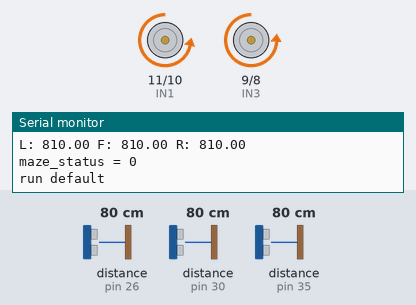
This sketch was run on a simulated Arduino Mega 2560, built with avr-gcc and run on an emulated ATmega2560. Parts: motor-driver pin pairs drawn as motors (green arrow = first pin HIGH = forward, orange = second pin HIGH = backward, longer = more drive, scaled by the enable pin), the last lines printed to the serial monitor. Inputs (shaded band) come from the test bench; at power-on: distance to the obstacle (sensors on pin 26, pin 30, pin 35) 80 cm. The echo pulse lasts 58.3 µs per cm.

Above: at 1.2 s.
1.3 s: distance to the obstacle (sensor on pin 26) set to 250 cm
At 2.2 s:
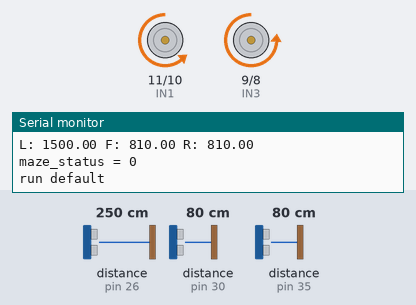
2.8 s: distance to the obstacle (sensor on pin 26) set to 60 cm
At 3.6 s:
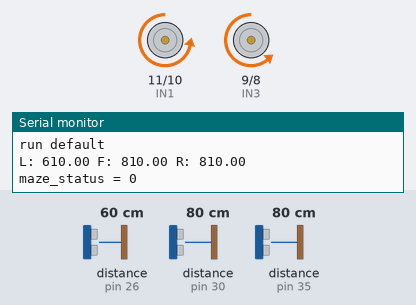
4.3 s: distance to the obstacle (sensor on pin 30) set to 120 cm
7.3 s: distance to the obstacle (sensor on pin 26) set to 120 cm
At 8.2 s:
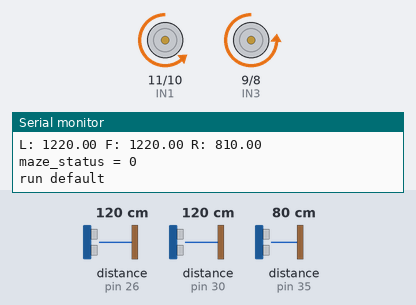
8.8 s: distance to the obstacle (sensor on pin 35) set to 2 cm
11.8 s: distance to the obstacle (sensor on pin 30) set to 23 cm
13.3 s: distance to the obstacle (sensor on pin 30) set to 18 cm
At 13.6 s:
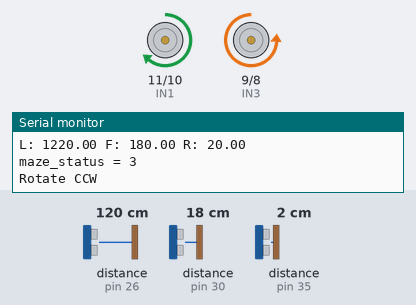
Timing chart, 0 to 17.3 s (numbered marks = the images above; inputs shaded):
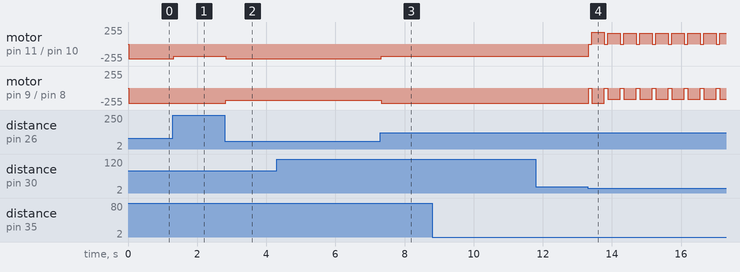

Measured:
- the behaviour switches between 21 and 20 cm on distance to the obstacle (sensor on pin 30) (found by bisection; images 3 and 4)
- after the input at 1.3 s, motor on pin 11 (IN1) / pin 10 (IN2): backward 220/255 → backward 180/255 at once
- after the input at 2.8 s, motor on pin 11 (IN1) / pin 10 (IN2): backward 180/255 → backward 220/255 at once; motor on pin 9 (IN3) / pin 8 (IN4): backward 230/255 → backward 180/255 at once
- after the input at 7.3 s, motor on pin 11 (IN1) / pin 10 (IN2): backward 220/255 → backward 180/255 at once; motor on pin 9 (IN3) / pin 8 (IN4): backward 180/255 → backward 230/255 at once

The sketch:

0517mazetest.ino
```cpp
/////////////////////sonar///////////////////////

#include <NewPing.h> // NewPing 라이브러리 포함

#define SONAR_NUM 3      // 센서의 수
#define MAX_DISTANCE 150 // 최대 거리 (cm 단위)
#define WALL_GAP_DISTANCE 320 // 벽 사이 거리 (mm 단위)
#define WALL_GAP_DISTANCE_HALF 200 // 벽 사이 거리의 절반 (mm 단위)
#define MOTOR_PWM_OFFSET 10 // 모터 PWM 오프셋

#define Front 0
#define Left  1
#define Right 2

#define TRIG1 31 // 초음파 센서 1번 Trig 핀 번호
#define ECHO1 30 // 초음파 센서 1번 Echo 핀 번호

#define TRIG2 27 // 초음파 센서 2번 Trig 핀 번호
#define ECHO2 26 // 초음파 센서 2번 Echo 핀 번호

#define TRIG3 34 // 초음파 센서 3번 Trig 핀 번호
#define ECHO3 35 // 초음파 센서 3번 Echo 핀 번호

NewPing sonar[SONAR_NUM] =
{
    // 초음파 센서 배열 초기화
    NewPing(TRIG1, ECHO1, MAX_DISTANCE), // 정면 초음파 센서
    NewPing(TRIG2, ECHO2, MAX_DISTANCE), // 좌측 초음파 센서
    NewPing(TRIG3, ECHO3, MAX_DISTANCE)  // 우측 초음파 센서
};

/////////////////////L298//////////////////////////
#define ENA 7  // 모터 A의 Enable 핀
#define IN1 11 // 모터 A의 입력 핀 1
#define IN2 10 // 모터 A의 입력 핀 2
#define IN3 9  // 모터 B의 입력 핀 1
#define IN4 8  // 모터 B의 입력 핀 2
#define ENB 6  // 모터 B의 Enable 핀

float front_sonar = 0.0;
float left_sonar  = 0.0;
float right_sonar = 0.0;

/////////////////////Maze_Status//////////////////////////
int maze_status = 0; // 미로 상태 변수

void setup()
{
  Serial.begin(115200); // 시리얼 통신 속도 설정

  // 초음파 센서 핀 설정
  pinMode(TRIG1, OUTPUT);
  pinMode(ECHO1, INPUT);
  pinMode(TRIG2, OUTPUT);
  pinMode(ECHO2, INPUT);
  pinMode(TRIG3, OUTPUT);
  pinMode(ECHO3, INPUT);

  // 모터 핀 설정
  pinMode(ENA, OUTPUT);
  pinMode(IN1, OUTPUT);
  pinMode(IN2, OUTPUT);
  pinMode(IN3, OUTPUT);
  pinMode(IN4, OUTPUT);
  pinMode(ENB, OUTPUT);
}

void motor_A_control(int direction_a, int motor_speed_a) // 모터 A의 방향과 속도를 제어
{
  if(direction_a == HIGH)
  {
     digitalWrite(IN1, LOW); // 모터 A 방향 설정
     digitalWrite(IN2, HIGH);
     analogWrite(ENA, motor_speed_a); // 모터 A 속도 설정
  }
  else
  {
    digitalWrite(IN1, HIGH);
    digitalWrite(IN2, LOW);
    analogWrite(ENA, motor_speed_a);
  }
}

void motor_B_control(int direction_b, int motor_speed_b) // 모터 B의 방향과 속도를 제어
{
  if(direction_b == HIGH)
  {
     digitalWrite(IN3, LOW); // 모터 B 방향 설정
     digitalWrite(IN4, HIGH);
     analogWrite(ENB, motor_speed_b); // 모터 B 속도 설정
  }
  else
  {
    digitalWrite(IN3, HIGH);
    digitalWrite(IN4, LOW);
    analogWrite(ENB, motor_speed_b);
  }
}

void check_maze_status(void)
{
  // 미로 상태를 확인하여 maze_status 값을 설정
  if((left_sonar >= 0) && (left_sonar <= WALL_GAP_DISTANCE) &&
     (right_sonar >= 0) && (right_sonar <= WALL_GAP_DISTANCE) &&
     (front_sonar >= 0) && (front_sonar <= WALL_GAP_DISTANCE_HALF))
  {
    maze_status = 4; // 3면이 막힌 경우
    Serial.println("maze_status = 4");
  }
  else if((left_sonar >= 0) && (left_sonar <= WALL_GAP_DISTANCE) &&
          (right_sonar >= 0) && (right_sonar <= WALL_GAP_DISTANCE) &&
          (front_sonar >= WALL_GAP_DISTANCE_HALF))
  {
    maze_status = 1; // 전방이 열린 경우
    Serial.println("maze_status = 1");
  }
  else if((left_sonar >= 0) && (left_sonar <= WALL_GAP_DISTANCE) &&
          (front_sonar >= 0) && (front_sonar <= WALL_GAP_DISTANCE_HALF))
  {
    maze_status = 2; // 좌측이 막힌 경우
    Serial.println("maze_status = 2");
  }
  else if((right_sonar >= 0) && (right_sonar <= WALL_GAP_DISTANCE) &&
          (front_sonar >= 0) && (front_sonar <= WALL_GAP_DISTANCE_HALF))
  {
    maze_status = 3; // 우측이 막힌 경우
    Serial.println("maze_status = 3");
  }
  else
  {
    maze_status = 0; // 모든 조건에 해당하지 않는 경우
    Serial.println("maze_status = 0");
  }
}

void wall_collision_avoid(int base_speed) // 벽 충돌 방지 함수
{
  float error = 0.0;
  float Kp = 0.7; // 비례 상수, 나중에 조정 가능
  int pwm_control = 0;
  int right_pwm = 0;
  int left_pwm = 0;

  error = (right_sonar - left_sonar); // 좌우 초음파 센서의 차이로 에러 계산
  error = Kp * error;

  if(error >= 50) error = 50;
  if(error <= -50) error = -50;

  right_pwm = base_speed - error; // 우측 모터 속도 조정
  left_pwm = base_speed + error;  // 좌측 모터 속도 조정

  if(right_pwm <= 0) right_pwm = 0;
  if(left_pwm <= 0) left_pwm = 0;
  if(right_pwm >= 230) right_pwm = 230;
  if(left_pwm >= 220) left_pwm = 220;

  motor_A_control(HIGH, left_pwm); // 오른쪽 전진
  motor_B_control(HIGH, right_pwm); // 왼쪽 전진
}

void loop()
{
  // 초음파 센서로 거리 측정
  front_sonar = sonar[Front].ping_cm() * 10; // 전방 센서 거리(mm)
  left_sonar = sonar[Left].ping_cm() * 10;  // 좌측 센서 거리(mm)
  right_sonar = sonar[Right].ping_cm() * 10; // 우측 센서 거리(mm)

  if(front_sonar == 0.0) front_sonar = MAX_DISTANCE * 10; // 측정 실패 시 최대 거리로 설정
  if(left_sonar == 0.0) left_sonar = MAX_DISTANCE * 10;
  if(right_sonar == 0.0) right_sonar = MAX_DISTANCE * 10;

  // 센서 측정값 출력
  Serial.print("L: "); Serial.print(left_sonar); Serial.print(" ");
  Serial.print("F: "); Serial.print(front_sonar); Serial.print(" ");
  Serial.print("R: "); Serial.println(right_sonar);

  // 미로 상태 확인
  check_maze_status();

  // 미로 상태에 따른 동작
  if(maze_status == 4)
  {
    // 정지
    Serial.println("Rotate CCW");
    motor_A_control(HIGH, 0);
    motor_B_control(LOW, 0);
    delay(100);

    // 180도 회전
    motor_A_control(HIGH, 170); // 왼쪽 전진
    motor_B_control(LOW, 160);  // 오른쪽 후진
    delay(700);

    // 정지
    motor_A_control(HIGH, 0);
    motor_B_control(LOW, 0);
    delay(100);
  }
  else if(maze_status == 1)
  {
    // 직진
    Serial.println("run straight");
    wall_collision_avoid(230);
  }
  else if(maze_status == 3)
  {
    // 정지
    Serial.println("Rotate CCW");
    motor_A_control(HIGH, 0);
    motor_B_control(LOW, 0);
    delay(100);

    // 좌회전
    motor_A_control(LOW, 160); // 왼쪽 후진
    motor_B_control(HIGH, 170); // 오른쪽 전진
    delay(350);
  }
  else if(maze_status == 2)
  {
    // 정지
    Serial.println("Rotate CW");
    motor_A_control(HIGH, 0);
    motor_B_control(LOW, 0);
    delay(100);

    // 우회전
    motor_A_control(HIGH, 170); // 왼쪽 전진
    motor_B_control(LOW, 160);  // 오른쪽 후진
    delay(350);
  }
  else
  {
    Serial.println("run default");
    wall_collision_avoid(230);
  }
}
```
